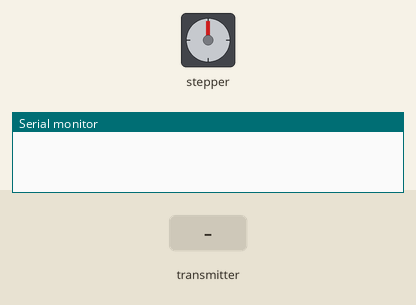
Recording of a sketch running on a simulated ESP32. Shown: stepper motor, the last lines printed to the serial monitor. The inputs (shaded band) are chosen by the test bench. Stepper angles assume 200 steps per turn.

Above: at 0.15 s.
At 1.2 s:
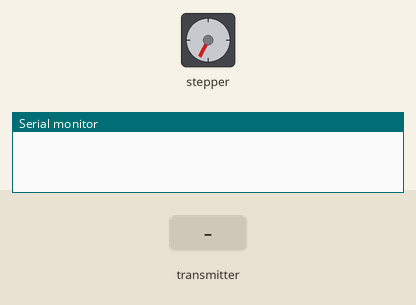
1.3 s: the transmitter starts sending forward = 0
At 1.65 s:
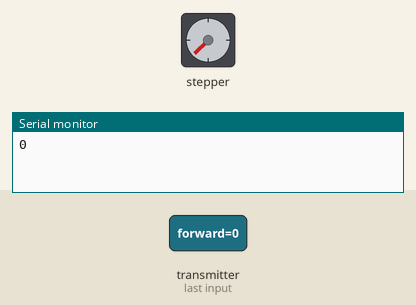
Timing chart, 0 to 13.3 s (numbered marks = the images above; inputs shaded):
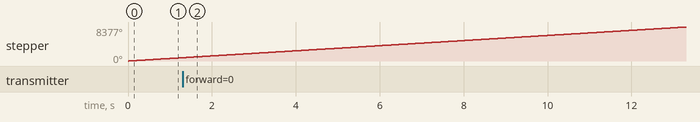

The sketch:

receiver.ino
```cpp
// (licence header left out)
#include <esp_now.h>
#include <WiFi.h>

  #include <AccelStepper.h>

  const int stepPin = 13;
  const int dirPin = 12;

  AccelStepper stepper (1, stepPin, dirPin);


int forward;

// callback function that will be executed when data is received
void OnDataRecv(const uint8_t * mac, const uint8_t *incomingData, int len) {
  memcpy(&forward, incomingData, sizeof(forward));
  Serial.println(forward);


}

void setup() {
  // Initialize Serial Monitor
  Serial.begin(115200);

  // Set device as a Wi-Fi Station
  WiFi.mode(WIFI_STA);

  // Init ESP-NOW
  if (esp_now_init() != ESP_OK) {
    Serial.println("Error initializing ESP-NOW");
    return;
  }

  // Once ESPNow is successfully Init, we will register for recv CB to
  // get recv packer info
  esp_now_register_recv_cb(OnDataRecv);
}

void loop() {

   stepper.setMaxSpeed(500);
   stepper.setSpeed(500);
stepper.runSpeed();
}
```
